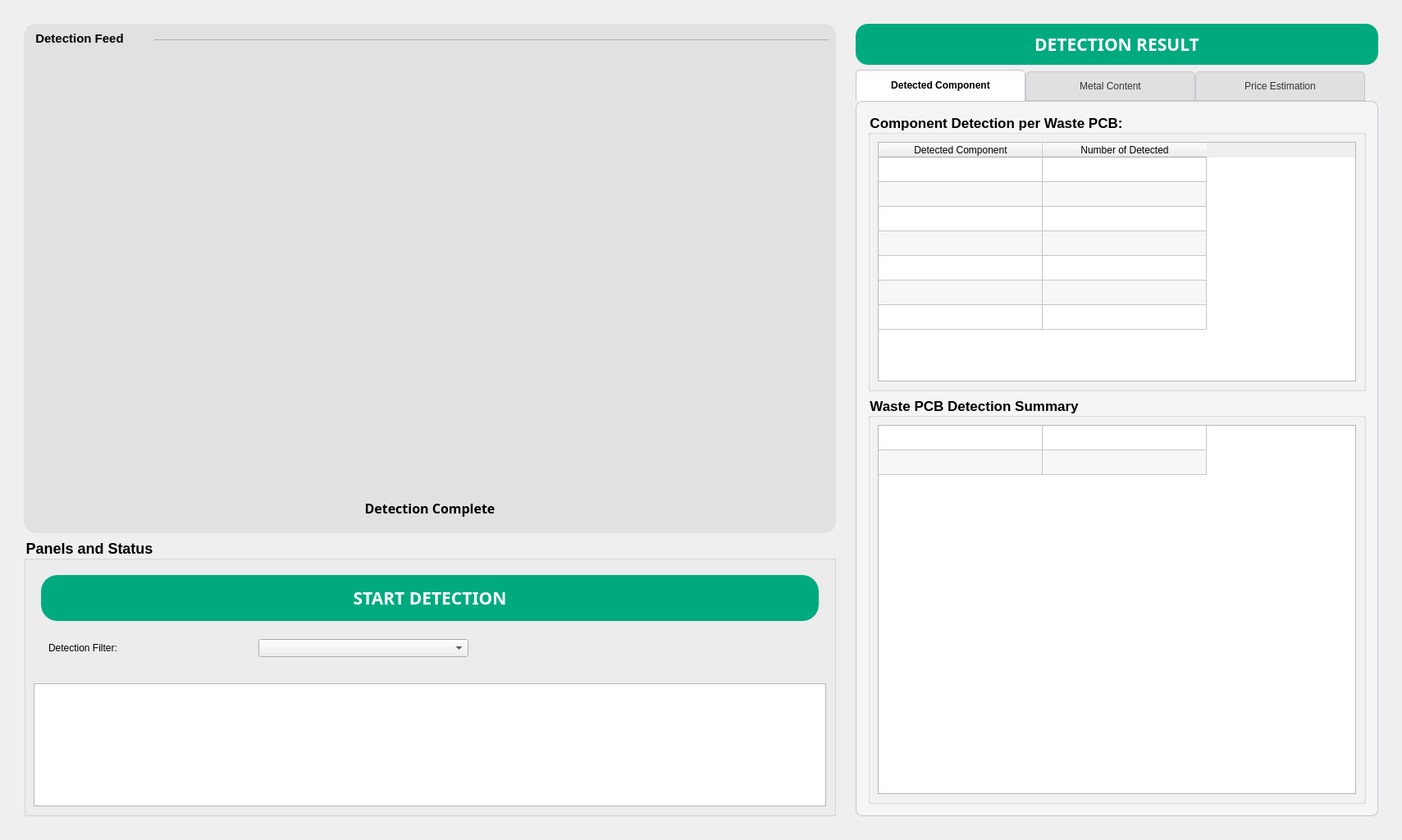
<?xml version="1.0" encoding="UTF-8"?>
<ui version="4.0">
 <class>Form</class>
 <widget class="QWidget" name="Form">
  <property name="geometry">
   <rect>
    <x>0</x>
    <y>0</y>
    <width>1709</width>
    <height>1024</height>
   </rect>
  </property>
  <property name="windowTitle">
   <string>Form</string>
  </property>
  <layout class="QHBoxLayout" name="horizontalLayout">
   <item>
    <widget class="QWidget" name="live_detection" native="true">
     <property name="sizePolicy">
      <sizepolicy hsizetype="Preferred" vsizetype="Preferred">
       <horstretch>0</horstretch>
       <verstretch>0</verstretch>
      </sizepolicy>
     </property>
     <property name="minimumSize">
      <size>
       <width>1328</width>
       <height>0</height>
      </size>
     </property>
     <property name="maximumSize">
      <size>
       <width>1800</width>
       <height>16777215</height>
      </size>
     </property>
     <property name="styleSheet">
      <string notr="true"/>
     </property>
     <layout class="QHBoxLayout" name="horizontalLayout_2">
      <item>
       <widget class="QWidget" name="component1" native="true">
        <property name="sizePolicy">
         <sizepolicy hsizetype="Preferred" vsizetype="Preferred">
          <horstretch>0</horstretch>
          <verstretch>0</verstretch>
         </sizepolicy>
        </property>
        <property name="minimumSize">
         <size>
          <width>600</width>
          <height>400</height>
         </size>
        </property>
        <property name="styleSheet">
         <string notr="true"/>
        </property>
        <layout class="QVBoxLayout" name="verticalLayout_4">
         <item>
          <widget class="QWidget" name="detectionFeed" native="true">
           <property name="minimumSize">
            <size>
             <width>0</width>
             <height>400</height>
            </size>
           </property>
           <property name="maximumSize">
            <size>
             <width>16777215</width>
             <height>625</height>
            </size>
           </property>
           <property name="styleSheet">
            <string notr="true">QWidget {
    background-color: rgb(225, 225, 225);
    border-radius: 15px;
}

QGroupBox {
    border-top: 1px solid rgb(177, 177, 177);
    border-left: none;
    border-right: none;
    border-bottom: none;
	border-radius: 0px;
    margin-top: 10px; 
	margin-left: 150px;
}

QGroupBox::title {
    subcontrol-origin: margin;
    subcontrol-position: top left;
    padding: 0 3px;
    color: black;
    font-weight: bold;
    background-color: transparent;
}

</string>
           </property>
           <layout class="QVBoxLayout" name="verticalLayout_19">
            <item>
             <widget class="QGroupBox" name="detection_feed">
              <property name="minimumSize">
               <size>
                <width>0</width>
                <height>20</height>
               </size>
              </property>
              <property name="maximumSize">
               <size>
                <width>16777215</width>
                <height>20</height>
               </size>
              </property>
              <property name="font">
               <font>
                <pointsize>11</pointsize>
                <weight>75</weight>
                <bold>true</bold>
               </font>
              </property>
              <property name="styleSheet">
               <string notr="true"/>
              </property>
              <property name="title">
               <string>Detection Feed</string>
              </property>
              <property name="alignment">
               <set>Qt::AlignLeading|Qt::AlignLeft|Qt::AlignTop</set>
              </property>
              <property name="flat">
               <bool>true</bool>
              </property>
              <layout class="QVBoxLayout" name="verticalLayout_11"/>
             </widget>
            </item>
            <item>
             <widget class="QWidget" name="camera_placeholder" native="true">
              <layout class="QHBoxLayout" name="horizontalLayout_6">
               <item>
                <widget class="QLabel" name="camera">
                 <property name="minimumSize">
                  <size>
                   <width>500</width>
                   <height>350</height>
                  </size>
                 </property>
                 <property name="maximumSize">
                  <size>
                   <width>715</width>
                   <height>500</height>
                  </size>
                 </property>
                 <property name="frameShape">
                  <enum>QFrame::NoFrame</enum>
                 </property>
                 <property name="frameShadow">
                  <enum>QFrame::Plain</enum>
                 </property>
                 <property name="text">
                  <string/>
                 </property>
                 <property name="pixmap">
                  <pixmap resource="../resources/icon/myicons.qrc">:/icons/video-off.svg</pixmap>
                 </property>
                 <property name="scaledContents">
                  <bool>false</bool>
                 </property>
                 <property name="alignment">
                  <set>Qt::AlignCenter</set>
                 </property>
                </widget>
               </item>
              </layout>
             </widget>
            </item>
            <item>
             <widget class="QLabel" name="detection_status">
              <property name="enabled">
               <bool>true</bool>
              </property>
              <property name="minimumSize">
               <size>
                <width>0</width>
                <height>30</height>
               </size>
              </property>
              <property name="maximumSize">
               <size>
                <width>16777215</width>
                <height>44</height>
               </size>
              </property>
              <property name="font">
               <font>
                <family>Nirmala Text</family>
                <pointsize>12</pointsize>
                <weight>75</weight>
                <bold>true</bold>
               </font>
              </property>
              <property name="frameShape">
               <enum>QFrame::NoFrame</enum>
              </property>
              <property name="text">
               <string>Detection Complete</string>
              </property>
              <property name="alignment">
               <set>Qt::AlignCenter</set>
              </property>
             </widget>
            </item>
           </layout>
          </widget>
         </item>
         <item>
          <widget class="QGroupBox" name="panels_n_status">
           <property name="minimumSize">
            <size>
             <width>0</width>
             <height>200</height>
            </size>
           </property>
           <property name="maximumSize">
            <size>
             <width>16777215</width>
             <height>339</height>
            </size>
           </property>
           <property name="font">
            <font>
             <pointsize>-1</pointsize>
             <weight>75</weight>
             <bold>true</bold>
            </font>
           </property>
           <property name="styleSheet">
            <string notr="true">QGroupBox {
font-size: 18px;
font-weight: bold;
}</string>
           </property>
           <property name="title">
            <string>Panels and Status</string>
           </property>
           <property name="flat">
            <bool>true</bool>
           </property>
           <layout class="QVBoxLayout" name="verticalLayout_6">
            <item>
             <widget class="QWidget" name="group_buttons" native="true">
              <layout class="QVBoxLayout" name="verticalLayout_7">
               <item>
                <widget class="QPushButton" name="start_detection">
                 <property name="sizePolicy">
                  <sizepolicy hsizetype="Preferred" vsizetype="Preferred">
                   <horstretch>0</horstretch>
                   <verstretch>0</verstretch>
                  </sizepolicy>
                 </property>
                 <property name="minimumSize">
                  <size>
                   <width>0</width>
                   <height>29</height>
                  </size>
                 </property>
                 <property name="maximumSize">
                  <size>
                   <width>16777215</width>
                   <height>70</height>
                  </size>
                 </property>
                 <property name="font">
                  <font>
                   <family>PT Bold Broken</family>
                   <pointsize>16</pointsize>
                   <weight>75</weight>
                   <bold>true</bold>
                  </font>
                 </property>
                 <property name="contextMenuPolicy">
                  <enum>Qt::PreventContextMenu</enum>
                 </property>
                 <property name="styleSheet">
                  <string notr="true">QPushButton {
    background-color: rgb(0, 170, 127);
    color: rgb(255, 255, 255);
    border-radius: 20px;
}

QPushButton:hover {
    background-color: rgb(0, 150, 110); /* Darker green on hover */
}</string>
                 </property>
                 <property name="text">
                  <string>START DETECTION</string>
                 </property>
                </widget>
               </item>
               <item>
                <widget class="QWidget" name="config" native="true">
                 <property name="minimumSize">
                  <size>
                   <width>530</width>
                   <height>0</height>
                  </size>
                 </property>
                 <property name="maximumSize">
                  <size>
                   <width>530</width>
                   <height>16777215</height>
                  </size>
                 </property>
                 <property name="font">
                  <font>
                   <family>MS UI Gothic</family>
                  </font>
                 </property>
                 <layout class="QGridLayout" name="gridLayout" columnstretch="0,0">
                  <property name="horizontalSpacing">
                   <number>0</number>
                  </property>
                  <property name="verticalSpacing">
                   <number>1</number>
                  </property>
                  <item row="0" column="0">
                   <widget class="QLabel" name="filter_label">
                    <property name="text">
                     <string>Detection Filter:</string>
                    </property>
                   </widget>
                  </item>
                  <item row="0" column="1">
                   <widget class="QComboBox" name="filter_class"/>
                  </item>
                 </layout>
                </widget>
               </item>
              </layout>
             </widget>
            </item>
            <item>
             <widget class="QListWidget" name="status">
              <property name="sizePolicy">
               <sizepolicy hsizetype="Preferred" vsizetype="Preferred">
                <horstretch>0</horstretch>
                <verstretch>0</verstretch>
               </sizepolicy>
              </property>
              <property name="minimumSize">
               <size>
                <width>0</width>
                <height>50</height>
               </size>
              </property>
              <property name="maximumSize">
               <size>
                <width>16777215</width>
                <height>150</height>
               </size>
              </property>
             </widget>
            </item>
           </layout>
          </widget>
         </item>
        </layout>
       </widget>
      </item>
      <item>
       <widget class="QWidget" name="component2" native="true">
        <property name="minimumSize">
         <size>
          <width>300</width>
          <height>400</height>
         </size>
        </property>
        <property name="maximumSize">
         <size>
          <width>655</width>
          <height>16777215</height>
         </size>
        </property>
        <layout class="QVBoxLayout" name="verticalLayout_5">
         <item>
          <widget class="QLabel" name="detection_result_txt">
           <property name="minimumSize">
            <size>
             <width>0</width>
             <height>50</height>
            </size>
           </property>
           <property name="maximumSize">
            <size>
             <width>16777215</width>
             <height>116</height>
            </size>
           </property>
           <property name="font">
            <font>
             <family>Microsoft Tai Le</family>
             <pointsize>16</pointsize>
             <weight>75</weight>
             <bold>true</bold>
            </font>
           </property>
           <property name="styleSheet">
            <string notr="true">color: rgb(255, 255, 255);
background-color: rgb(0, 170, 127);
border-radius: 15px;</string>
           </property>
           <property name="text">
            <string>DETECTION RESULT</string>
           </property>
           <property name="alignment">
            <set>Qt::AlignCenter</set>
           </property>
          </widget>
         </item>
         <item>
          <widget class="QTabWidget" name="detection_result">
           <property name="styleSheet">
            <string notr="true">QTabWidget::pane {
    border: 1px solid #C2C7CB;
    border-radius: 8px;
    padding: 5px;
    background-color: #F5F5F5;
}

QTabBar::tab {
    background: #E0E0E0;
    color: #333;
    border: 1px solid #C2C7CB;
    padding: 10px 20px;
    border-top-left-radius: 6px;
    border-top-right-radius: 6px;
    min-width: 165px;
    font: 9pt &quot;Segoe UI&quot;;
}

QTabBar::tab:selected {
    background: #FFFFFF;
    color: #000;
    font-weight: bold;
    border-bottom-color: #FFFFFF;
}

QTabBar::tab:hover {
    background: #D6D6D6;
}

QTabBar::tab:!selected {
    margin-top: 2px;
}

</string>
           </property>
           <property name="tabPosition">
            <enum>QTabWidget::North</enum>
           </property>
           <property name="tabShape">
            <enum>QTabWidget::Rounded</enum>
           </property>
           <property name="currentIndex">
            <number>0</number>
           </property>
           <widget class="QWidget" name="detected_component_tab1">
            <attribute name="title">
             <string>Detected Component</string>
            </attribute>
            <layout class="QVBoxLayout" name="verticalLayout_10">
             <item>
              <widget class="QGroupBox" name="groupBox">
               <property name="minimumSize">
                <size>
                 <width>0</width>
                 <height>310</height>
                </size>
               </property>
               <property name="maximumSize">
                <size>
                 <width>16777215</width>
                 <height>339</height>
                </size>
               </property>
               <property name="font">
                <font>
                 <pointsize>-1</pointsize>
                 <weight>75</weight>
                 <italic>false</italic>
                 <bold>true</bold>
                </font>
               </property>
               <property name="styleSheet">
                <string notr="true">QGroupBox {
    font: bold 17px;
}</string>
               </property>
               <property name="title">
                <string>Component Detection per Waste PCB:</string>
               </property>
               <property name="flat">
                <bool>true</bool>
               </property>
               <layout class="QVBoxLayout" name="verticalLayout_12">
                <item>
                 <widget class="QTableWidget" name="component_detection">
                  <property name="sizePolicy">
                   <sizepolicy hsizetype="Expanding" vsizetype="Expanding">
                    <horstretch>0</horstretch>
                    <verstretch>0</verstretch>
                   </sizepolicy>
                  </property>
                  <property name="minimumSize">
                   <size>
                    <width>0</width>
                    <height>292</height>
                   </size>
                  </property>
                  <property name="maximumSize">
                   <size>
                    <width>16777215</width>
                    <height>295</height>
                   </size>
                  </property>
                  <property name="font">
                   <font>
                    <family>Segoe UI</family>
                    <weight>50</weight>
                    <bold>false</bold>
                   </font>
                  </property>
                  <property name="frameShape">
                   <enum>QFrame::StyledPanel</enum>
                  </property>
                  <property name="verticalScrollBarPolicy">
                   <enum>Qt::ScrollBarAlwaysOff</enum>
                  </property>
                  <property name="horizontalScrollBarPolicy">
                   <enum>Qt::ScrollBarAlwaysOff</enum>
                  </property>
                  <property name="editTriggers">
                   <set>QAbstractItemView::NoEditTriggers</set>
                  </property>
                  <property name="alternatingRowColors">
                   <bool>true</bool>
                  </property>
                  <property name="sortingEnabled">
                   <bool>true</bool>
                  </property>
                  <property name="rowCount">
                   <number>7</number>
                  </property>
                  <attribute name="horizontalHeaderDefaultSectionSize">
                   <number>200</number>
                  </attribute>
                  <attribute name="verticalHeaderVisible">
                   <bool>false</bool>
                  </attribute>
                  <row>
                   <property name="text">
                    <string>New Row</string>
                   </property>
                   <property name="textAlignment">
                    <set>AlignCenter</set>
                   </property>
                  </row>
                  <row>
                   <property name="text">
                    <string>New Row</string>
                   </property>
                  </row>
                  <row>
                   <property name="text">
                    <string>New Row</string>
                   </property>
                  </row>
                  <row>
                   <property name="text">
                    <string>New Row</string>
                   </property>
                  </row>
                  <row>
                   <property name="text">
                    <string>New Row</string>
                   </property>
                  </row>
                  <row/>
                  <row/>
                  <column>
                   <property name="text">
                    <string>Detected Component</string>
                   </property>
                   <property name="textAlignment">
                    <set>AlignCenter</set>
                   </property>
                  </column>
                  <column>
                   <property name="text">
                    <string>Number of Detected</string>
                   </property>
                   <property name="textAlignment">
                    <set>AlignCenter</set>
                   </property>
                  </column>
                  <item row="0" column="0">
                   <property name="text">
                    <string/>
                   </property>
                   <property name="textAlignment">
                    <set>AlignCenter</set>
                   </property>
                  </item>
                  <item row="0" column="1">
                   <property name="text">
                    <string/>
                   </property>
                   <property name="textAlignment">
                    <set>AlignLeading|AlignVCenter</set>
                   </property>
                  </item>
                  <item row="1" column="0">
                   <property name="text">
                    <string/>
                   </property>
                   <property name="textAlignment">
                    <set>AlignCenter</set>
                   </property>
                  </item>
                  <item row="1" column="1">
                   <property name="text">
                    <string/>
                   </property>
                   <property name="textAlignment">
                    <set>AlignCenter</set>
                   </property>
                  </item>
                  <item row="2" column="0">
                   <property name="text">
                    <string/>
                   </property>
                   <property name="textAlignment">
                    <set>AlignCenter</set>
                   </property>
                  </item>
                  <item row="2" column="1">
                   <property name="text">
                    <string/>
                   </property>
                   <property name="textAlignment">
                    <set>AlignCenter</set>
                   </property>
                  </item>
                  <item row="3" column="0">
                   <property name="text">
                    <string/>
                   </property>
                   <property name="textAlignment">
                    <set>AlignCenter</set>
                   </property>
                  </item>
                  <item row="3" column="1">
                   <property name="text">
                    <string/>
                   </property>
                   <property name="textAlignment">
                    <set>AlignCenter</set>
                   </property>
                  </item>
                  <item row="4" column="0">
                   <property name="text">
                    <string/>
                   </property>
                   <property name="textAlignment">
                    <set>AlignCenter</set>
                   </property>
                  </item>
                  <item row="4" column="1">
                   <property name="text">
                    <string/>
                   </property>
                   <property name="textAlignment">
                    <set>AlignCenter</set>
                   </property>
                  </item>
                  <item row="5" column="0">
                   <property name="text">
                    <string/>
                   </property>
                   <property name="textAlignment">
                    <set>AlignCenter</set>
                   </property>
                  </item>
                  <item row="5" column="1">
                   <property name="text">
                    <string/>
                   </property>
                   <property name="textAlignment">
                    <set>AlignCenter</set>
                   </property>
                  </item>
                  <item row="6" column="0">
                   <property name="text">
                    <string/>
                   </property>
                   <property name="textAlignment">
                    <set>AlignCenter</set>
                   </property>
                  </item>
                  <item row="6" column="1">
                   <property name="text">
                    <string/>
                   </property>
                   <property name="textAlignment">
                    <set>AlignCenter</set>
                   </property>
                  </item>
                 </widget>
                </item>
               </layout>
              </widget>
             </item>
             <item>
              <widget class="QGroupBox" name="groupBox_2">
               <property name="minimumSize">
                <size>
                 <width>0</width>
                 <height>148</height>
                </size>
               </property>
               <property name="styleSheet">
                <string notr="true">QGroupBox {
    font: bold 17px;
}</string>
               </property>
               <property name="title">
                <string>Waste PCB Detection Summary</string>
               </property>
               <property name="flat">
                <bool>true</bool>
               </property>
               <layout class="QVBoxLayout" name="verticalLayout_13">
                <item>
                 <widget class="QTableWidget" name="wpcb_detection">
                  <property name="horizontalScrollBarPolicy">
                   <enum>Qt::ScrollBarAlwaysOff</enum>
                  </property>
                  <property name="editTriggers">
                   <set>QAbstractItemView::NoEditTriggers</set>
                  </property>
                  <property name="alternatingRowColors">
                   <bool>true</bool>
                  </property>
                  <property name="selectionMode">
                   <enum>QAbstractItemView::MultiSelection</enum>
                  </property>
                  <property name="selectionBehavior">
                   <enum>QAbstractItemView::SelectRows</enum>
                  </property>
                  <property name="textElideMode">
                   <enum>Qt::ElideNone</enum>
                  </property>
                  <property name="rowCount">
                   <number>2</number>
                  </property>
                  <property name="columnCount">
                   <number>2</number>
                  </property>
                  <attribute name="horizontalHeaderVisible">
                   <bool>false</bool>
                  </attribute>
                  <attribute name="horizontalHeaderDefaultSectionSize">
                   <number>200</number>
                  </attribute>
                  <attribute name="horizontalHeaderStretchLastSection">
                   <bool>false</bool>
                  </attribute>
                  <attribute name="verticalHeaderVisible">
                   <bool>false</bool>
                  </attribute>
                  <row/>
                  <row/>
                  <column>
                   <property name="text">
                    <string>Waste PCB ID</string>
                   </property>
                  </column>
                  <column>
                   <property name="text">
                    <string>Total Component per WPCB</string>
                   </property>
                  </column>
                 </widget>
                </item>
               </layout>
              </widget>
             </item>
            </layout>
           </widget>
           <widget class="QWidget" name="metal_content_tab2">
            <attribute name="title">
             <string>Metal Content</string>
            </attribute>
            <layout class="QVBoxLayout" name="verticalLayout_9">
             <item>
              <widget class="QTableWidget" name="metal_content_table">
               <property name="editTriggers">
                <set>QAbstractItemView::NoEditTriggers</set>
               </property>
               <property name="alternatingRowColors">
                <bool>true</bool>
               </property>
               <property name="selectionMode">
                <enum>QAbstractItemView::MultiSelection</enum>
               </property>
               <property name="selectionBehavior">
                <enum>QAbstractItemView::SelectColumns</enum>
               </property>
               <property name="rowCount">
                <number>0</number>
               </property>
               <attribute name="horizontalHeaderStretchLastSection">
                <bool>true</bool>
               </attribute>
               <column>
                <property name="text">
                 <string>WPCB ID</string>
                </property>
               </column>
               <column>
                <property name="text">
                 <string>Reference ID</string>
                </property>
               </column>
               <column>
                <property name="text">
                 <string>Category</string>
                </property>
               </column>
               <column>
                <property name="text">
                 <string>width (mm)</string>
                </property>
               </column>
               <column>
                <property name="text">
                 <string>length (mm)</string>
                </property>
               </column>
               <column>
                <property name="text">
                 <string>Gold (mg)</string>
                </property>
               </column>
               <column>
                <property name="text">
                 <string>Silver (mg)</string>
                </property>
               </column>
               <column>
                <property name="text">
                 <string>Copper (mg)</string>
                </property>
               </column>
               <column>
                <property name="text">
                 <string>Aluminum (mg)</string>
                </property>
               </column>
               <column>
                <property name="text">
                 <string>Lead (mg)</string>
                </property>
               </column>
               <column>
                <property name="text">
                 <string>Nickel  (mg)</string>
                </property>
               </column>
               <column>
                <property name="text">
                 <string>Tin  (mg)</string>
                </property>
               </column>
               <column>
                <property name="text">
                 <string>Zinc  (mg)</string>
                </property>
               </column>
               <column>
                <property name="text">
                 <string>Platinum (mg)</string>
                </property>
               </column>
               <column>
                <property name="text">
                 <string>Palladium  (mg)</string>
                </property>
               </column>
               <column>
                <property name="text">
                 <string>Chromium (mg)</string>
                </property>
               </column>
               <column>
                <property name="text">
                 <string>Iron  (mg)</string>
                </property>
               </column>
              </widget>
             </item>
            </layout>
           </widget>
           <widget class="QWidget" name="price_estimation">
            <attribute name="title">
             <string>Price Estimation</string>
            </attribute>
            <layout class="QVBoxLayout" name="verticalLayout_8" stretch="0,0">
             <item>
              <widget class="QGroupBox" name="price_estimation_per_wpcb">
               <property name="minimumSize">
                <size>
                 <width>0</width>
                 <height>100</height>
                </size>
               </property>
               <property name="maximumSize">
                <size>
                 <width>16777215</width>
                 <height>768</height>
                </size>
               </property>
               <property name="styleSheet">
                <string notr="true">QGroupBox {
    font: bold 17px;
}</string>
               </property>
               <property name="title">
                <string>Price Estimation per Waste PCB:</string>
               </property>
               <property name="flat">
                <bool>true</bool>
               </property>
               <layout class="QVBoxLayout" name="verticalLayout_14">
                <item>
                 <widget class="QTableWidget" name="price_estimation_table">
                  <property name="verticalScrollBarPolicy">
                   <enum>Qt::ScrollBarAsNeeded</enum>
                  </property>
                  <property name="horizontalScrollBarPolicy">
                   <enum>Qt::ScrollBarAlwaysOff</enum>
                  </property>
                  <property name="editTriggers">
                   <set>QAbstractItemView::NoEditTriggers</set>
                  </property>
                  <property name="alternatingRowColors">
                   <bool>true</bool>
                  </property>
                  <property name="rowCount">
                   <number>0</number>
                  </property>
                  <attribute name="horizontalHeaderDefaultSectionSize">
                   <number>125</number>
                  </attribute>
                  <attribute name="horizontalHeaderStretchLastSection">
                   <bool>true</bool>
                  </attribute>
                  <attribute name="verticalHeaderVisible">
                   <bool>false</bool>
                  </attribute>
                  <column>
                   <property name="text">
                    <string>WPCB ID</string>
                   </property>
                  </column>
                  <column>
                   <property name="text">
                    <string>Metals</string>
                   </property>
                  </column>
                  <column>
                   <property name="text">
                    <string>Weight (mg)</string>
                   </property>
                  </column>
                  <column>
                   <property name="text">
                    <string>Market Price (PESO)</string>
                   </property>
                  </column>
                 </widget>
                </item>
               </layout>
              </widget>
             </item>
             <item>
              <widget class="QGroupBox" name="total_price_estimation">
               <property name="minimumSize">
                <size>
                 <width>0</width>
                 <height>147</height>
                </size>
               </property>
               <property name="maximumSize">
                <size>
                 <width>16777215</width>
                 <height>112</height>
                </size>
               </property>
               <property name="styleSheet">
                <string notr="true">QGroupBox {
    font: bold 17px;
}</string>
               </property>
               <property name="title">
                <string>Total Price Estimation:</string>
               </property>
               <property name="flat">
                <bool>true</bool>
               </property>
               <layout class="QVBoxLayout" name="verticalLayout_15">
                <item>
                 <widget class="QTableWidget" name="price_total_table">
                  <property name="sizePolicy">
                   <sizepolicy hsizetype="Preferred" vsizetype="Preferred">
                    <horstretch>0</horstretch>
                    <verstretch>0</verstretch>
                   </sizepolicy>
                  </property>
                  <property name="maximumSize">
                   <size>
                    <width>16777215</width>
                    <height>203</height>
                   </size>
                  </property>
                  <property name="alternatingRowColors">
                   <bool>true</bool>
                  </property>
                  <property name="rowCount">
                   <number>0</number>
                  </property>
                  <attribute name="horizontalHeaderDefaultSectionSize">
                   <number>287</number>
                  </attribute>
                  <attribute name="horizontalHeaderStretchLastSection">
                   <bool>false</bool>
                  </attribute>
                  <attribute name="verticalHeaderVisible">
                   <bool>false</bool>
                  </attribute>
                  <column>
                   <property name="text">
                    <string>Operation ID</string>
                   </property>
                  </column>
                  <column>
                   <property name="text">
                    <string>Total</string>
                   </property>
                  </column>
                 </widget>
                </item>
               </layout>
              </widget>
             </item>
            </layout>
           </widget>
          </widget>
         </item>
        </layout>
       </widget>
      </item>
     </layout>
    </widget>
   </item>
  </layout>
 </widget>
 <resources>
  <include location="../resources/icon/myicons.qrc"/>
  <include location="../../../../../../../../../Program Files (x86)/resources/icon/myicons.qrc"/>
 </resources>
 <connections/>
</ui>
